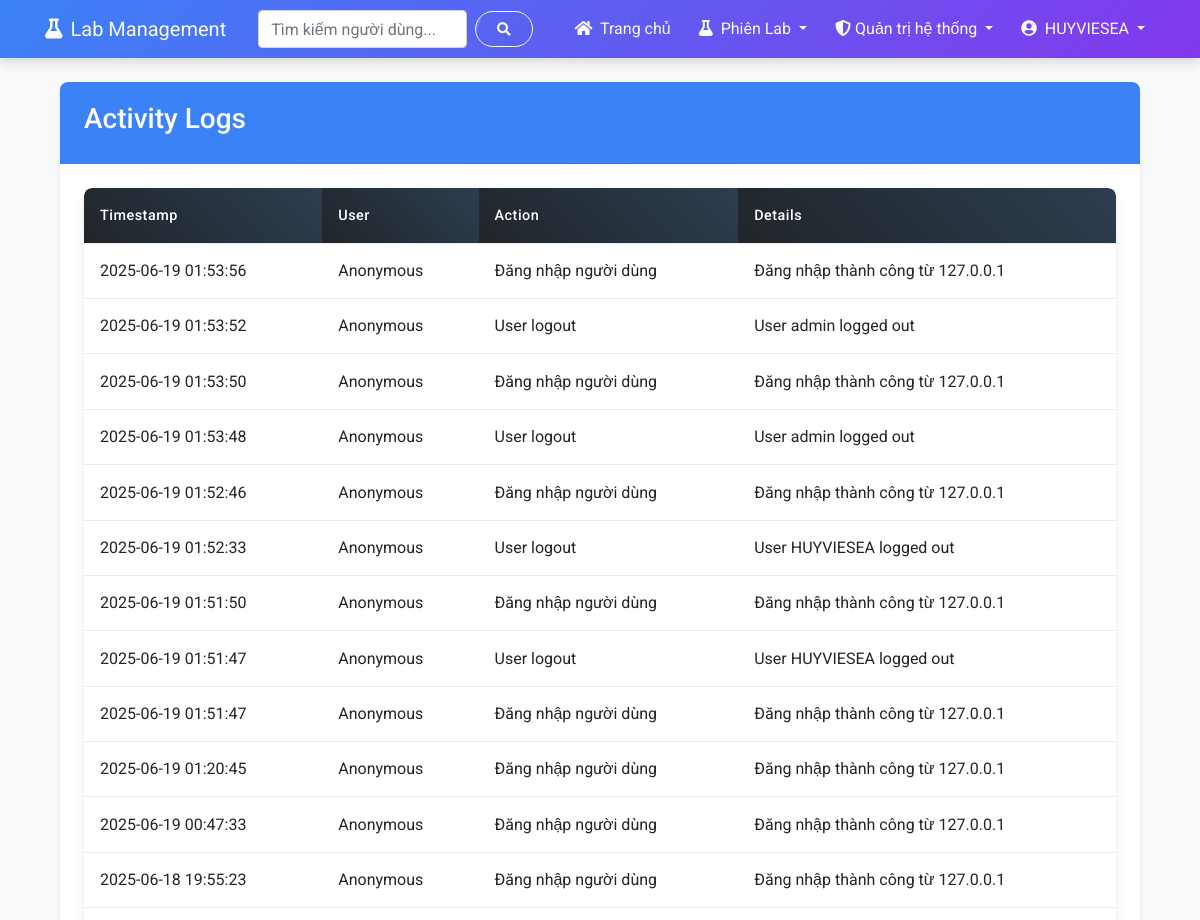
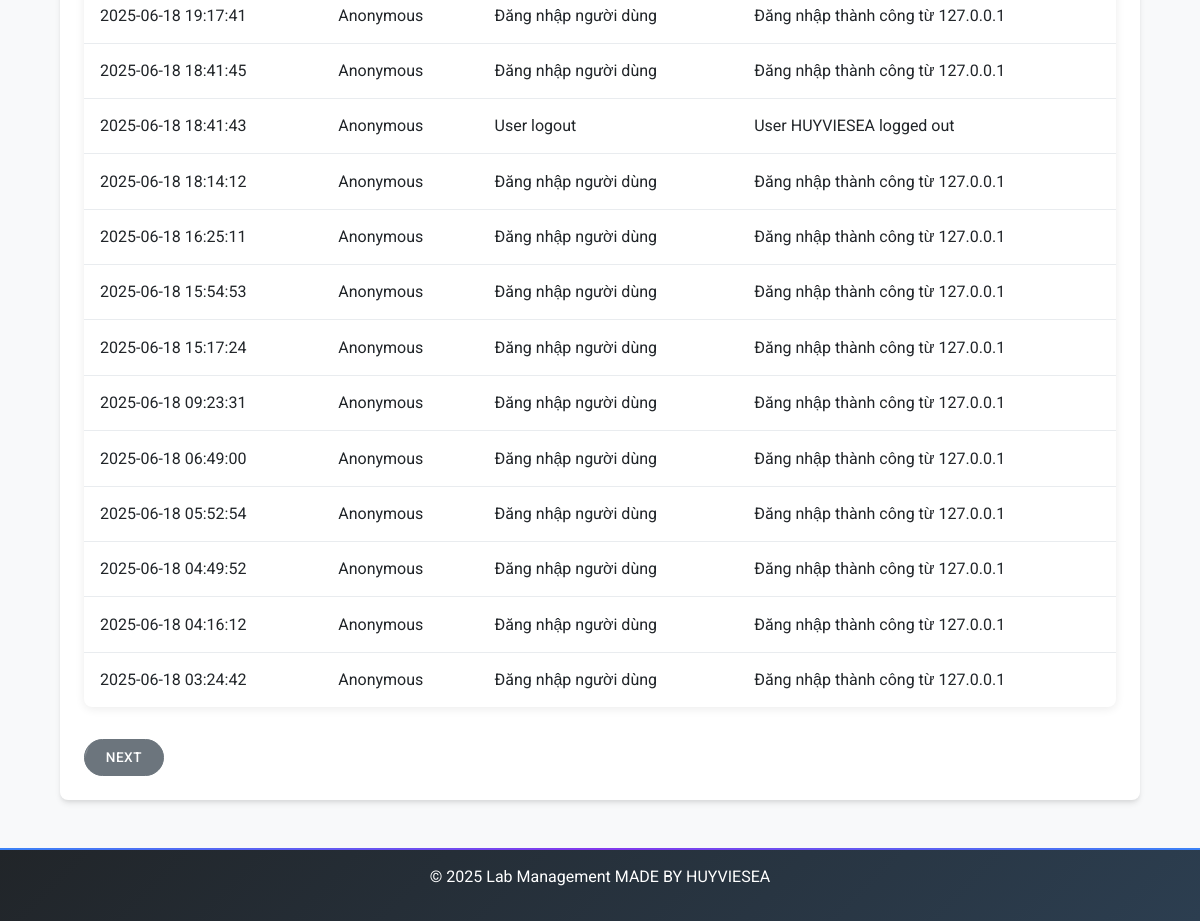
Page /admin/activity-logs (signed in) on the earlier database version (2 pictures, top to bottom).
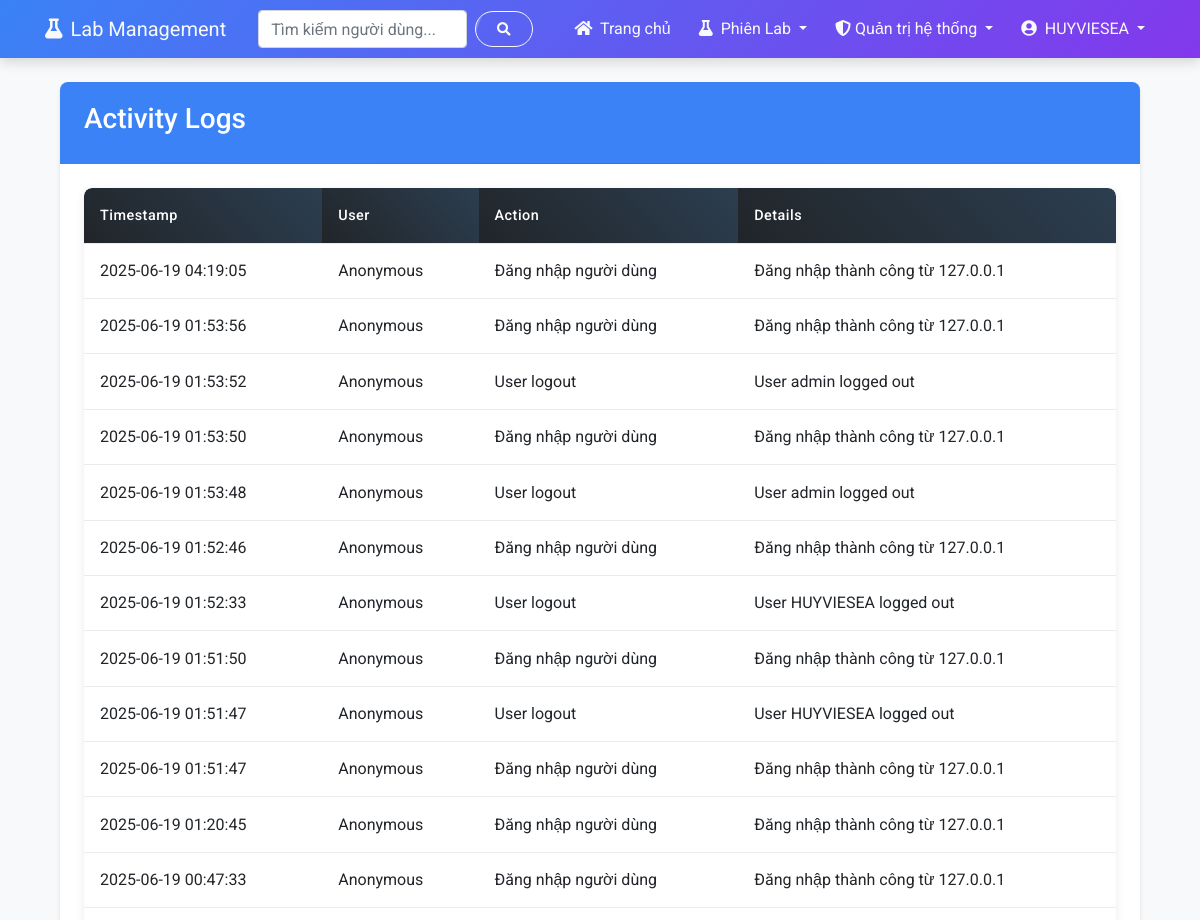
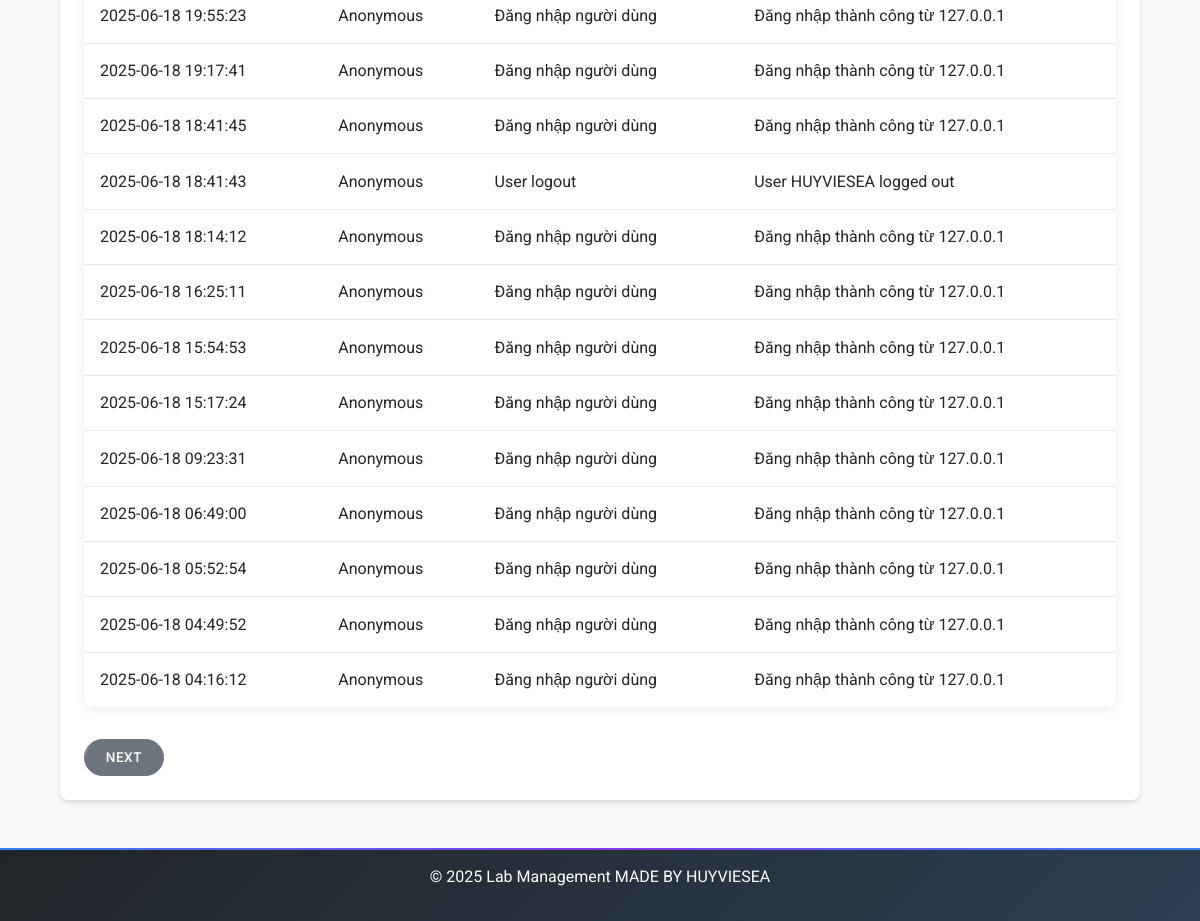
Same page on the later database version (2 pictures, top to bottom).
### app/models.py (models this page shows, shortened)
class NhatKyHoatDong(db.Model):
    id = db.Column(db.Integer, primary_key=True)
    nguoi_dung_ma = db.Column(db.Integer, db.ForeignKey("nguoi_dung.id"), nullable=True)
    nguoi_dung = db.relationship("NguoiDung", backref="nhat_ky")
    hanh_dong = db.Column(db.String(128), nullable=False)
    chi_tiet = db.Column(db.Text, nullable=True)
    dia_chi_ip = db.Column(db.String(45), nullable=True)
    thoi_gian = db.Column(db.DateTime, default=datetime.utcnow)

### app/routes/admin.py (the view)
@admin_bp.route('/activity-logs')
@admin_bp.route('/activity-logs/<int:page>')
@login_required
@admin_required
@cached_route(timeout=120, key_prefix='admin_activity_logs')
def activity_logs(page=1):
    per_page = CaiDatHeThong.lay_gia_tri("items_per_page", 25)
    logs = NhatKyHoatDong.query.order_by(NhatKyHoatDong.thoi_gian.desc()).paginate(
        page=page, per_page=per_page, error_out=False
    )
    return render_template("admin/admin_logs.html", logs=logs)

### app/cache/cache_manager.py (called while the page is built, shortened)
    def get_cache(self) -> Optional[Any]:
        if self.cache:
            return self.cache
        try:
            from flask import current_app
            cache_ext = current_app.extensions.get('cache')
            if cache_ext and isinstance(cache_ext, dict):
                for cache_instance in cache_ext.keys():
                    if hasattr(cache_instance, 'get') and hasattr(cache_instance, 'set') and hasattr(cache_instance, 'delete'):
                        return cache_instance
        except Exception as e:
            logger.error(f"Error getting cache: {e}")
            return None

    def record_miss(self):
        self.metrics['misses'] += 1

### app/models.py (called while the page is built)
    def is_admin(self):
        return self.vai_tro in ["quan_tri_vien", "quan_tri_he_thong"]

    def is_admin_manager(self):
        return self.vai_tro == "quan_tri_he_thong"

### app/session_handler.py (called while the page is built)
    def init_app(self, app):
        self.app = app
        @app.before_request
        def ensure_session_consistency():
            self._ensure_session_consistency()

### app/templates/admin/admin_logs.html (shortened to what this page needs)
{% extends "index.html" %}
{% block styles %}
<link rel="stylesheet" href="{{ url_for('static', filename='css/admin_tables.css') }}">
{% endblock %}
{% block content %}
{% if current_user.is_authenticated and (current_user.is_admin() or current_user.is_admin_manager()) %}
<div class="container">
    <div class="card">
        <div class="card-header bg-primary text-white">
            <h3>Activity Logs</h3>
        </div>
        <div class="card-body">
            <div class="table-responsive">
                <table class="table admin-table">
                    <thead>
                        <tr>
                            <th class="sortable">Timestamp</th>
                            <th class="sortable">User</th>
                            <th class="sortable">Action</th>
                            <th>Details</th>
                        </tr>
                    </thead>
                    <tbody>
                        {% for log in logs.items %}
                        <tr>
                            <td>{{ log.thoi_gian.strftime('%Y-%m-%d %H:%M:%S') }}</td>
                            <td>
                                {% if log.user %}
                                    {{ log.nguoi_dung.ten_nguoi_dung }}
                                {% else %}
                                    Anonymous
                                {% endif %}
                            </td>
                            <td>{{ log.hanh_dong }}</td>
                            <td>{{ log.chi_tiet }}</td>
                        </tr>
                        {% endfor %}
                    </tbody>
                </table>
            </div>
            <div class="mt-3">
            {% if logs.has_next %}
                <a href="{{ url_for('admin.activity_logs', page=logs.next_num) }}" class="btn btn-secondary">Next</a>
                {% endif %}
            </div>
        </div>
    </div>
</div>
{% else %}
<div class="alert alert-danger mt-5">Bạn không có quyền truy cập trang này.</div>
{% endif %}
{% endblock %}

Differences in the rows shown:
no longer on this page (row unchanged): NhatKyHoatDong: thoi_gian "2025-06-18 03:24:42", hanh_dong "Đăng nhập người dùng", chi_tiet "Đăng nhập thành công từ 127.0.0.1"
added NhatKyHoatDong: thoi_gian "2025-06-19 04:19:05", hanh_dong "Đăng nhập người dùng", chi_tiet "Đăng nhập thành công từ 127.0.0.1"
